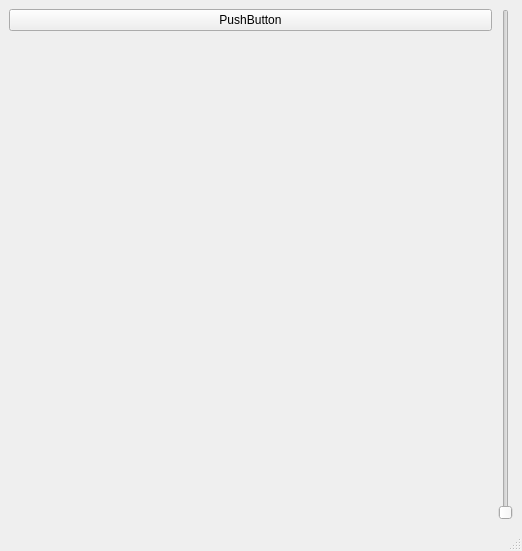
<?xml version="1.0" encoding="UTF-8"?>
<ui version="4.0">
 <class>MainWindow</class>
 <widget class="QMainWindow" name="MainWindow">
  <property name="geometry">
   <rect>
    <x>0</x>
    <y>0</y>
    <width>522</width>
    <height>551</height>
   </rect>
  </property>
  <property name="windowTitle">
   <string>MainWindow</string>
  </property>
  <widget class="QWidget" name="centralwidget">
   <layout class="QGridLayout" name="gridLayout">
    <item row="0" column="0">
     <widget class="QPushButton" name="pushButton">
      <property name="text">
       <string>PushButton</string>
      </property>
     </widget>
    </item>
    <item row="0" column="1" rowspan="2">
     <widget class="QSlider" name="verticalSlider">
      <property name="orientation">
       <enum>Qt::Vertical</enum>
      </property>
     </widget>
    </item>
    <item row="1" column="0">
     <widget class="QLabel" name="label">
      <property name="text">
       <string/>
      </property>
     </widget>
    </item>
   </layout>
  </widget>
  <widget class="QMenuBar" name="menubar">
   <property name="geometry">
    <rect>
     <x>0</x>
     <y>0</y>
     <width>522</width>
     <height>21</height>
    </rect>
   </property>
  </widget>
  <widget class="QStatusBar" name="statusbar"/>
 </widget>
 <resources/>
 <connections/>
</ui>
